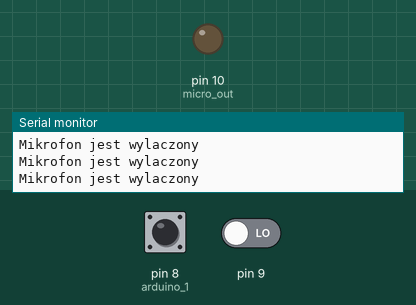
A sketch run on a simulated Arduino Uno, built with avr-gcc and run on an emulated ATmega328P. Shown: output pins drawn as LEDs (lit = HIGH), the last lines printed to the serial monitor. Inputs (shaded band) come from the test bench; at power-on: pin 8 (arduino_1) LOW, pin 9 LOW.

Above: at 1.2 s.
1.3 s: pin 8 (arduino_1) driven HIGH
At 1.8 s:
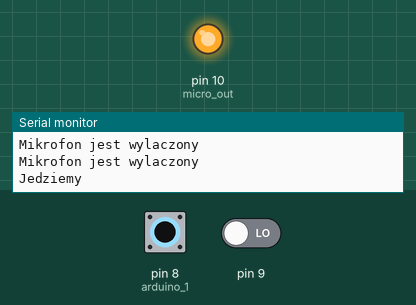
2.8 s: pin 9 driven HIGH
At 5.3 s:
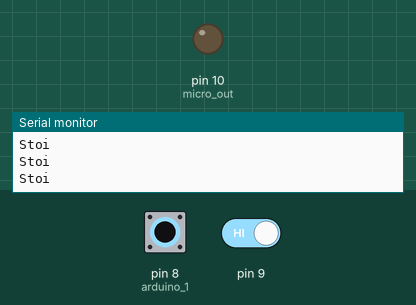
5.8 s: pin 9 driven LOW
At 6.1 s:
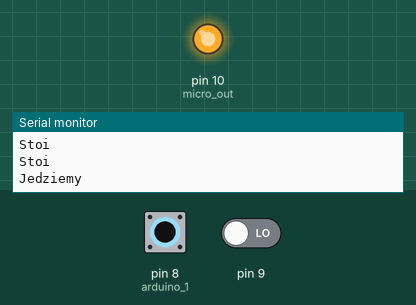
7.3 s: pin 8 (arduino_1) driven LOW
At 9.6 s:
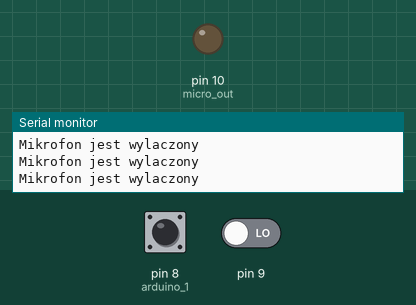
10.3 s: pin 8 (arduino_1) pulsed HIGH 2 times (0.12 s each, 0.3 s apart)
At 10.8 s:
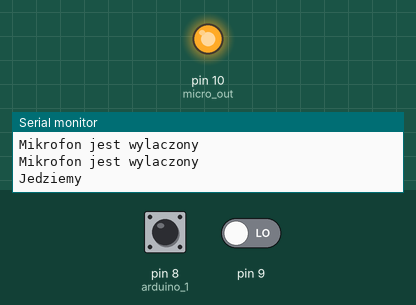
13.9 s: pin 8 (arduino_1) pulsed HIGH 5 times (0.12 s each, 0.3 s apart)
At 17.8 s:
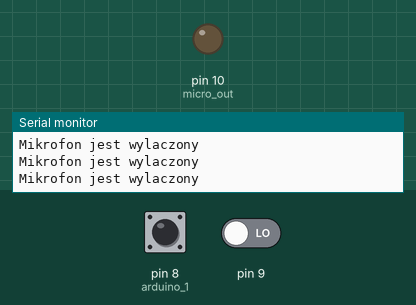
Timing chart, 0 to 19.3 s (numbered marks = the images above; inputs shaded):
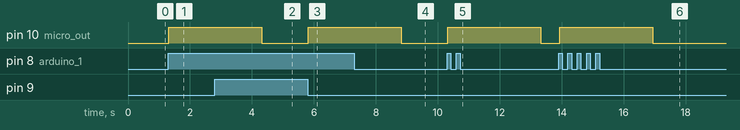

Measured:
- after the input at 1.3 s, pin 10 (micro_out): LOW → HIGH at once
- after the input at 2.8 s, pin 10 (micro_out): HIGH → LOW after 1.5 s
- after the input at 5.8 s, pin 10 (micro_out): LOW → HIGH at once
- after the input at 7.3 s, pin 10 (micro_out): HIGH → LOW after 1.5 s
- after the input at 10.3 s, pin 10 (micro_out): LOW → HIGH at once, → LOW 3.0 s later
- after the input at 13.9 s, pin 10 (micro_out): LOW → HIGH at once, → LOW 3.0 s later

The sketch:

Sketch2_mikrofon-silnik.ino
```cpp
int arduino_1 = 8;
int micro_in = 9,micro_out =10;

void setup()
{
  pinMode(arduino_1,INPUT); ///Input z pierwszego arduino. Jeśli 1, uruchamia wykrywanie mikrofonu
  pinMode(10,OUTPUT);
  pinMode(9,INPUT);
  digitalWrite(micro_out,LOW);
  Serial.begin(9600);
}

void loop()
{
  //Serial.println(digitalRead(8));
  if(digitalRead(arduino_1)==1){
    microphone(micro_in,micro_out);
  }
  else{
    digitalWrite(micro_out,LOW);
    Serial.println("Mikrofon jest wylaczony");
  }
}
void microphone(int in, int out){
    int val = digitalRead(in);
    //Serial.print("Mikrofon input: ");Serial.println(val);
    if(val==0){
      Serial.println("Jedziemy");
      digitalWrite(out,HIGH);
      delay(3000);
      }
     else if(val==1){
      Serial.println("Stoi");
      digitalWrite(out,LOW);
      }
  }
```
